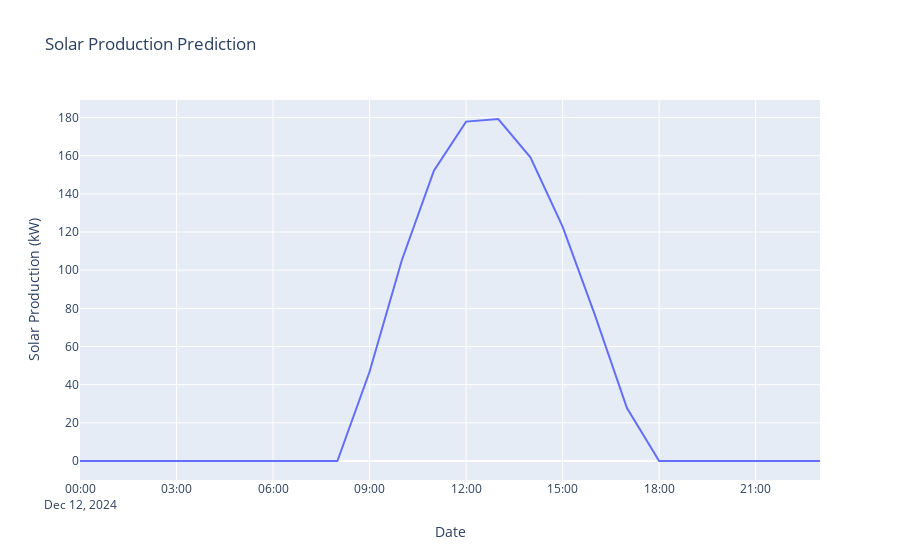

Notebook code cell kept with this figure:
### Code cell
fig = px.line(forecast_for_12_12, x='ds', y='yhat', title='Solar Production Prediction',
              labels={'ds': 'Date', 'yhat': 'Solar Production (kW)'})


fig.show()

### Figure 1 — Plotly figure (JSON) as saved in the notebook; plotly's stock layout.template omitted (floating-point values rounded to 4 significant figures)
{"data": [{"hovertemplate": "Date=%{x}<br>Solar Production (kW)=%{y}<extra></extra>", "legendgroup": "", "line": {"color": "#636efa", "dash": "solid"}, "marker": {"symbol": "circle"}, "mode": "lines", "name": "", "orientation": "v", "showlegend": false, "type": "scatter", "x": ["2024-12-12T00:00:00", "2024-12-12T01:00:00", "2024-12-12T02:00:00", "2024-12-12T03:00:00", "2024-12-12T04:00:00", "2024-12-12T05:00:00", "2024-12-12T06:00:00", "2024-12-12T07:00:00", "2024-12-12T08:00:00", "2024-12-12T09:00:00", "2024-12-12T10:00:00", "2024-12-12T11:00:00", "2024-12-12T12:00:00", "2024-12-12T13:00:00", "2024-12-12T14:00:00", "2024-12-12T15:00:00", "2024-12-12T16:00:00", "2024-12-12T17:00:00", "2024-12-12T18:00:00", "2024-12-12T19:00:00", "2024-12-12T20:00:00", "2024-12-12T21:00:00", "2024-12-12T22:00:00", "2024-12-12T23:00:00"], "xaxis": "x", "y": [0, 0, 0, 0, 0, 0, 0, 0, 0, 46.79, 105.1, 152.2, 177.9, 179.2, 159.1, 122.9, 76.72, 27.77, 0, 0, 0, 0, 0, 0], "yaxis": "y"}], "layout": {"legend": {"tracegroupgap": 0}, "title": {"text": "Solar Production Prediction"}, "xaxis": {"anchor": "y", "domain": [0, 1], "title": {"text": "Date"}}, "yaxis": {"anchor": "x", "domain": [0, 1], "title": {"text": "Solar Production (kW)"}}}}
